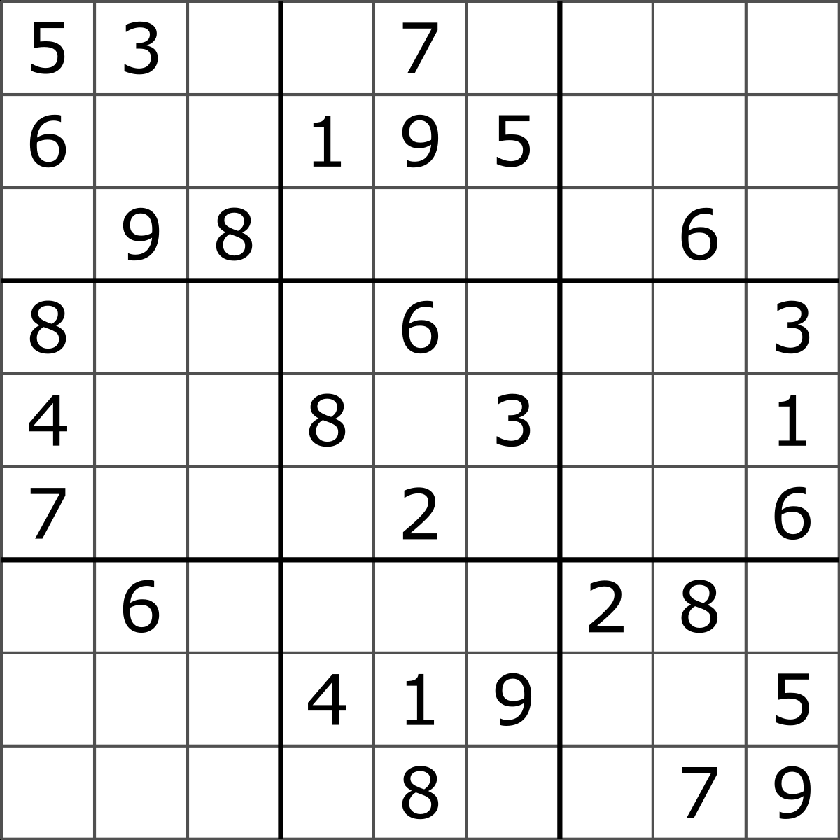
#> input picture sudoku.png, 840 x 840 px, shrunk from 1200 x 1200 before the run
$ python main.py
#> lines starting #> are read from the running program, lines starting #| are printed output that depends on the picture; after the words box and inside, x2 and y2 are one past the last pixel; in counts of white or black regions, pixels touching at a corner belong together
import cv2
import numpy as np
import pytesseract

class SudokuSolver:
    # Constructor to initialize a new instance of the class with an image path and a puzzle attribute.
    def __init__(self, image_path):
        self.image_path = image_path
        self.puzzle = None

    # Method to load the image at the specified path, converts it to grayscale, thresholds it to create a binary image,
    # finds the contours in the image, and extracts the digits from the image using Tesseract OCR.
    # The extracted digits are stored in a NumPy array representing the Sudoku puzzle.
    def preprocess_image(self):
        # Load the image and convert it to grayscale
        image = cv2.imread(self.image_path)
#> image is the input picture: shape (840, 840, 3); min 0, max 255, mean 231.9
        gray = cv2.cvtColor(image, cv2.COLOR_BGR2GRAY)

        # Threshold the image to create a binary image
        _, thresholded = cv2.threshold(gray, 128, 255, cv2.THRESH_BINARY_INV)
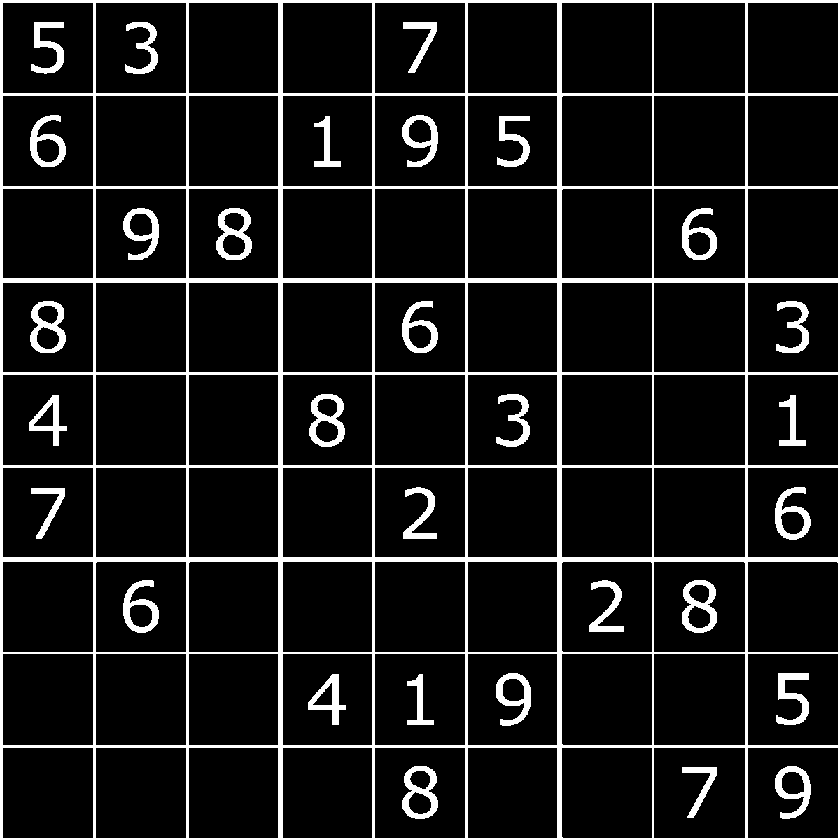
#> thresholded: shape (840, 840); 10.5% white; 31 white regions, largest, box (x1, y1, x2, y2) and area: (0, 0, 840, 840) 52747, (402, 766, 438, 819) 895, (309, 394, 345, 447) 894

        # Find contours in the image and sort them by area
        contours, _ = cv2.findContours(thresholded, cv2.RETR_EXTERNAL, cv2.CHAIN_APPROX_SIMPLE)
#> contours = [[[0, 0], [0, 839], [839, 839], [839, 0]]]
        contours = sorted(contours, key=cv2.contourArea, reverse=True)[:81]

        # Extract digits from the image and store them in a NumPy array
        puzzle = np.zeros((9, 9), dtype=np.uint8)
        for i, contour in enumerate(contours):
            x, y, w, h = cv2.boundingRect(contour)
            digit_roi = thresholded[y:y + h, x:x + w]

            # Use Tesseract OCR to recognize the digit in the ROI
            digit_text = pytesseract.image_to_string(digit_roi, config="--psm 10 --oem 3 -c tessedit_char_whitelist=123456789")
            if digit_text.isdigit():
                puzzle[i // 9][i % 9] = int(digit_text)
#> this loop made 1 pass
#> (contour, x, y, w, h) on pass 1: ([[0, 0], [0, 839], [839, 839], [839, 0]], 0, 0, 840, 840)

        self.puzzle = puzzle

    # Method to check if a given number is valid in a given row, column, or 3x3 subgrid of the Sudoku puzzle.
    def is_valid(self, row, col, num):
        # Check if the given number is valid in the given row and column
        for i in range(9):
            if self.puzzle[row][i] == num or self.puzzle[i][col] == num:
                return False

        # Check if the given number is valid in the 3x3 subgrid
        start_row = (row // 3) * 3
        start_col = (col // 3) * 3
        for i in range(3):
            for j in range(3):
                if self.puzzle[start_row + i][start_col + j] == num:
                    return False

        return True

    # Method to find the first empty cell in the Sudoku puzzle.
    def find_empty_location(self):
        # Find the first empty cell in the puzzle
        for row in range(9):
            for col in range(9):
                if self.puzzle[row][col] == 0:
                    return row, col
        return None, None

    # Method to solve the Sudoku puzzle, uses backtracking and recursion.
    def solve_sudoku(self):
        # Find an empty cell in the puzzle
        row, col = self.find_empty_location()
        if row is None or col is None:
            # If there are no empty cells left, the puzzle is solved
            return True

        # Try each number from 1 to 9 in the empty cell
        for num in range(1, 10):
            if self.is_valid(row, col, num):
                # If the number is valid, place it in the cell and recurse
                self.puzzle[row][col] = num
                if self.solve_sudoku():
                    return True
                # If the recursion did not solve the puzzle, backtrack
                self.puzzle[row][col] = 0

        return False

    # Extract the Sudoku puzzle from the input image, and then solve the puzzle
    def solve(self):
        # Preprocess the input image and extract the puzzle
        self.preprocess_image()
#> (the call stopped at in preprocess_image, `digit_text = pytesseract.image_to_string(digit_roi, config="--psm 10 -..`: pytesseract is not available in this run)
        if self.puzzle is None:
            # If no puzzle was found in the image, return None
            return None

        # Solve the puzzle and return the solution
        if self.solve_sudoku():
            return self.puzzle
        else:
            # If no solution was found, return None
            return None

# Prints it in a human-readable format.
def print_solution(puzzle):
    # Print the solved puzzle in a visually appealing format
    if puzzle is None:
        print("No solution exists for the given Sudoku puzzle.")
        return

    print("Sudoku Solved:\n")
    for i, row in enumerate(puzzle):
        # Print horizontal lines
        if i % 3 == 0 and i != 0:
            print("- - - - - - - - - - - -")

        for j, num in enumerate(row):
            # Print vertical lines
            if j % 3 == 0 and j != 0:
                print("|", end=" ")

            # Print the number
            print(num, end=" ")

        print("")  # Move to the next line
    print("")  # Move to the next line

if __name__ == '__main__':
    # Create a SudokuSolver instance and solve the puzzle in the input image
    image_path = "sudoku.png" # Replace with your image path
    solver = SudokuSolver(image_path)
    solution = solver.solve()

    # Print the solution
    print_solution(solution)
